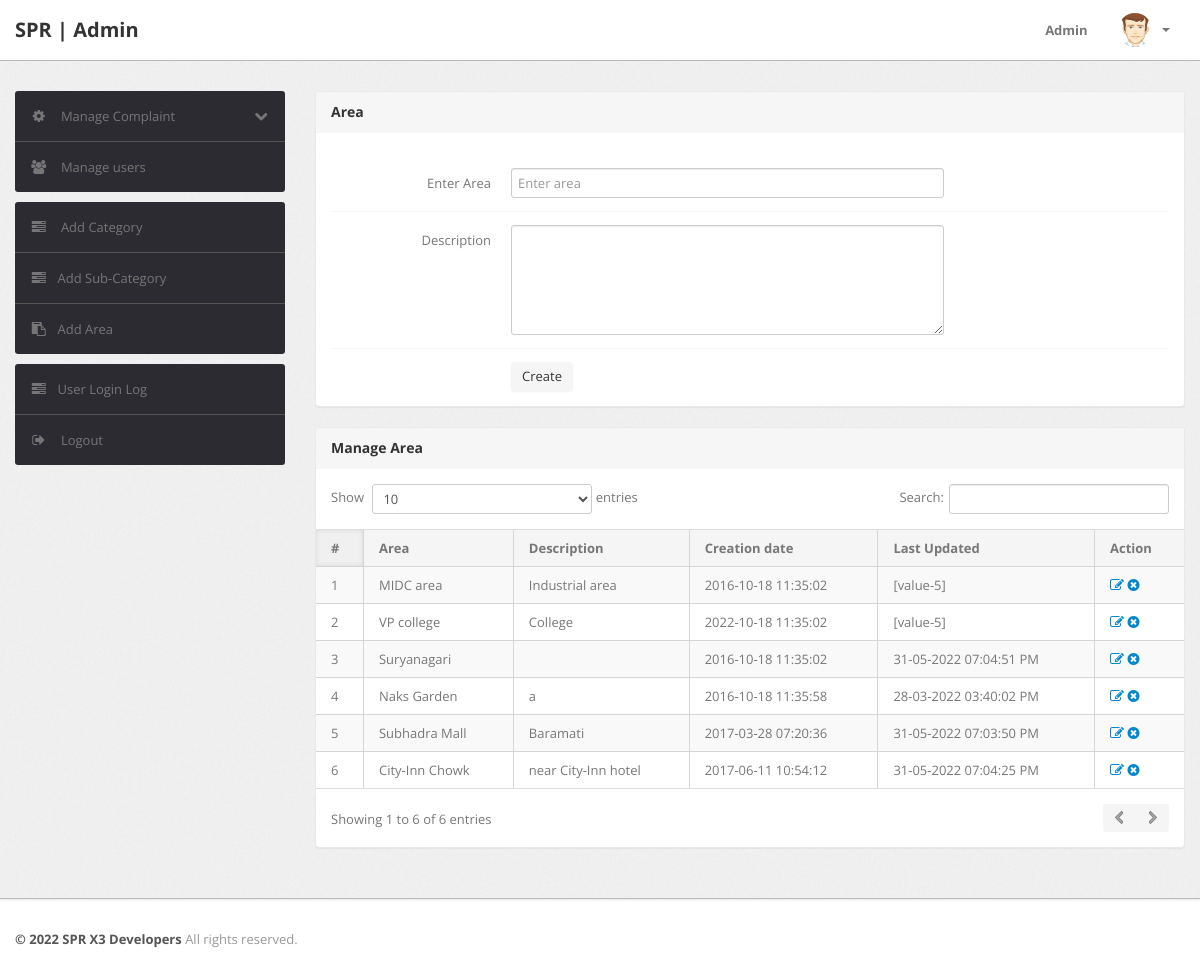
The app's page /admin/state.php (signed in) with its own data.
### tables this page shows
CREATE TABLE `state` (
  `id` int(11) NOT NULL,
  `stateName` varchar(255) NOT NULL,
  `stateDescription` tinytext NOT NULL,
  `postingDate` timestamp NOT NULL DEFAULT current_timestamp(),
  `updationDate` varchar(255) DEFAULT NULL
);

### admin/state.php (the view, shortened to what this page needs)
<?php
include('include/config.php');
if(strlen($_SESSION['alogin'])==0)
	{
header('location:index.php');
}
else{
?>
<!DOCTYPE html>
<html lang="en">
<head>
	<link type="text/css" href="bootstrap/css/bootstrap.min.css" rel="stylesheet">
	<link type="text/css" href="bootstrap/css/bootstrap-responsive.min.css" rel="stylesheet">
	<link type="text/css" href="css/theme.css" rel="stylesheet">
	<link type="text/css" href="images/icons/css/font-awesome.css" rel="stylesheet">
</head>
<body>
<?php include('include/header.php');?>
	<div class="wrapper">
		<div class="container">
			<div class="row">
<?php include('include/sidebar.php');?>
			<div class="span9">
					<div class="content">
						<div class="module">
							<div class="module-head">
								<h3>Area</h3>
							</div>
							<div class="module-body">
									<br />
			<form class="form-horizontal row-fluid" name="Category" method="post" >
<div class="control-group">
<label class="control-label" for="basicinput">Enter Area</label>
<div class="controls">
<input type="text" placeholder="Enter area"  name="state" class="span8 tip" required>
</div>
</div>
<div class="control-group">
											<label class="control-label" for="basicinput">Description</label>
											<div class="controls">
												<textarea class="span8" name="description" rows="5"></textarea>
											</div>
										</div>
	<div class="control-group">
											<div class="controls">
												<button type="submit" name="submit" class="btn">Create</button>
											</div>
										</div>
									</form>
							</div>
						</div>
	<div class="module">
							<div class="module-head">
								<h3>Manage Area</h3>
							</div>
							<div class="module-body table">
								<table cellpadding="0" cellspacing="0" border="0" class="datatable-1 table table-bordered table-striped	 display" width="100%">
									<thead>
										<tr>
											<th>#</th>
											<th>Area</th>
											<th>Description</th>
											<th>Creation date</th>
											<th>Last Updated</th>
											<th>Action</th>
										</tr>
									</thead>
									<tbody>
<?php $query=mysqli_query($con,"select * from state");
$cnt=1;
while($row=mysqli_fetch_array($query))
{
?>
										<tr>
											<td><?php echo htmlentities($cnt);?></td>
											<td><?php echo htmlentities($row['stateName']);?></td>
											<td><?php echo htmlentities($row['stateDescription']);?></td>
											<td> <?php echo htmlentities($row['postingDate']);?></td>
											<td><?php echo htmlentities($row['updationDate']);?></td>
											<td>
											<a href="edit-state.php?id=<?php echo $row['id']?>" ><i class="icon-edit"></i></a>
											<a href="state.php?id=<?php echo $row['id']?>&del=delete" onClick="return confirm('Are you sure you want to delete?')"><i class="icon-remove-sign"></i></a></td>
										</tr>
										<?php $cnt=$cnt+1; } ?>
								</table>
							</div>
						</div>
					</div>
				</div>
			</div>
		</div>
	</div>
<?php include('include/footer.php');?>
</body>
<?php } ?>

### records on screen
state: stateName "MIDC area", stateDescription "Industrial area", postingDate "2016-10-18 11:35:02", updationDate "[value-5]"
state: stateName "VP college", stateDescription "College", postingDate "2022-10-18 11:35:02", updationDate "[value-5]"
state: stateName "Suryanagari", postingDate "2016-10-18 11:35:02", updationDate "31-05-2022 07:04:51 PM"
state: stateName "Naks Garden", stateDescription "a", postingDate "2016-10-18 11:35:58", updationDate "28-03-2022 03:40:02 PM"
state: stateName "Subhadra Mall", stateDescription "Baramati", postingDate "2017-03-28 07:20:36", updationDate "31-05-2022 07:03:50 PM"
state: stateName "City-Inn Chowk", stateDescription "near City-Inn hotel", postingDate "2017-06-11 10:54:12", updationDate "31-05-2022 07:04:25 PM"
